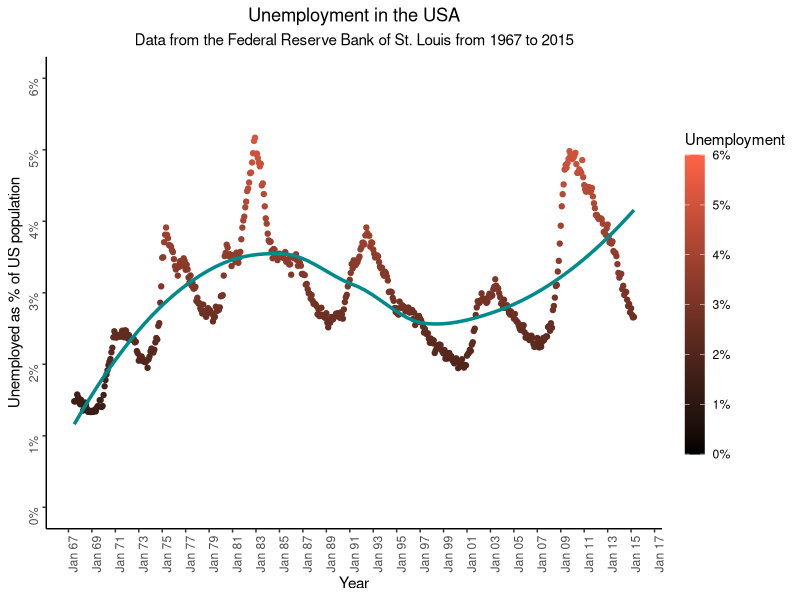

This chart was generated by the following R code:
# You will need packages ggplot2 and scales for this script to work
library(ggplot2)
attach(economics)
library(scales)

ch <- economics # we will use the dataset economics from the package ggplot2

#we divide the unemployed with the total population to get the ratio as the y axis
new.plot <- ggplot(ch, 
                   aes(x=ch$date,
                       y=ch$unemploy/ch$pop,
                       color = ch$unemploy/ch$pop))

# We will produce the graph with a x axis tick of each year
new.plot + (scale_x_date(breaks=date_breaks("2 years"), 
                         name="Year", 
                         labels=date_format("%b %y"))) + 
  # then we will give it a format of month and year and rotate it at 90 degrees
  theme(axis.text.x=element_text(angle=90,
                                 hjust=1)) +
  # we rotate the y axis 90 degrees as well
  theme(axis.text.y=element_text(angle=90,
                                 hjust=1)) + 
  # now we add the labels in our axes
  scale_y_continuous(name="Unemployed as % of US population", 
                     labels = percent, 
                     limits = c(0, 0.06), 
                     breaks = seq(0, 0.06, 0.01)) +
 # here we add the title and subtitle to our graph
  ggtitle("Unemployment in the USA", 
          subtitle = "Data from the Federal Reserve Bank of St. Louis from 1967 to 2015") +  
  geom_point(alpha = 1) + 
  # lets make the points have a gradient color according to their value
  scale_color_gradient(low = "black",
                       high = "tomato",
                       breaks = c(0, 0.01, 0.02, 0.03, 0.04, 0.05, 0.06),
                       labels = c("0%", "1%", "2%", "3%", "4%", "5%", "6%"), 
                       guide = "colorbar",
                       limits = c(0,0.06)) +
  # here we will adjust the color legend
  guides(color = guide_colorbar(barwidth = 1, 
                                barheight = 15)) +
  # and we draw the line of the graph
  labs(color = "Unemployment") +
  geom_smooth(se = F, 
              color = "darkcyan", 
              size = 1.2, 
              method = 'loess') +
  # lets change some aspects of the theme
  theme(panel.border = element_blank(), 
        panel.grid.major = element_blank(),
        plot.title = element_text(hjust = 0.5),
        plot.subtitle = element_text(hjust = 0.5),
        panel.grid.minor = element_blank(),
        plot.background = element_rect(fill = "transparent", color = NA),
        panel.background = element_rect(fill = "transparent",color = NA),
        axis.line = element_line(color = "black"))
